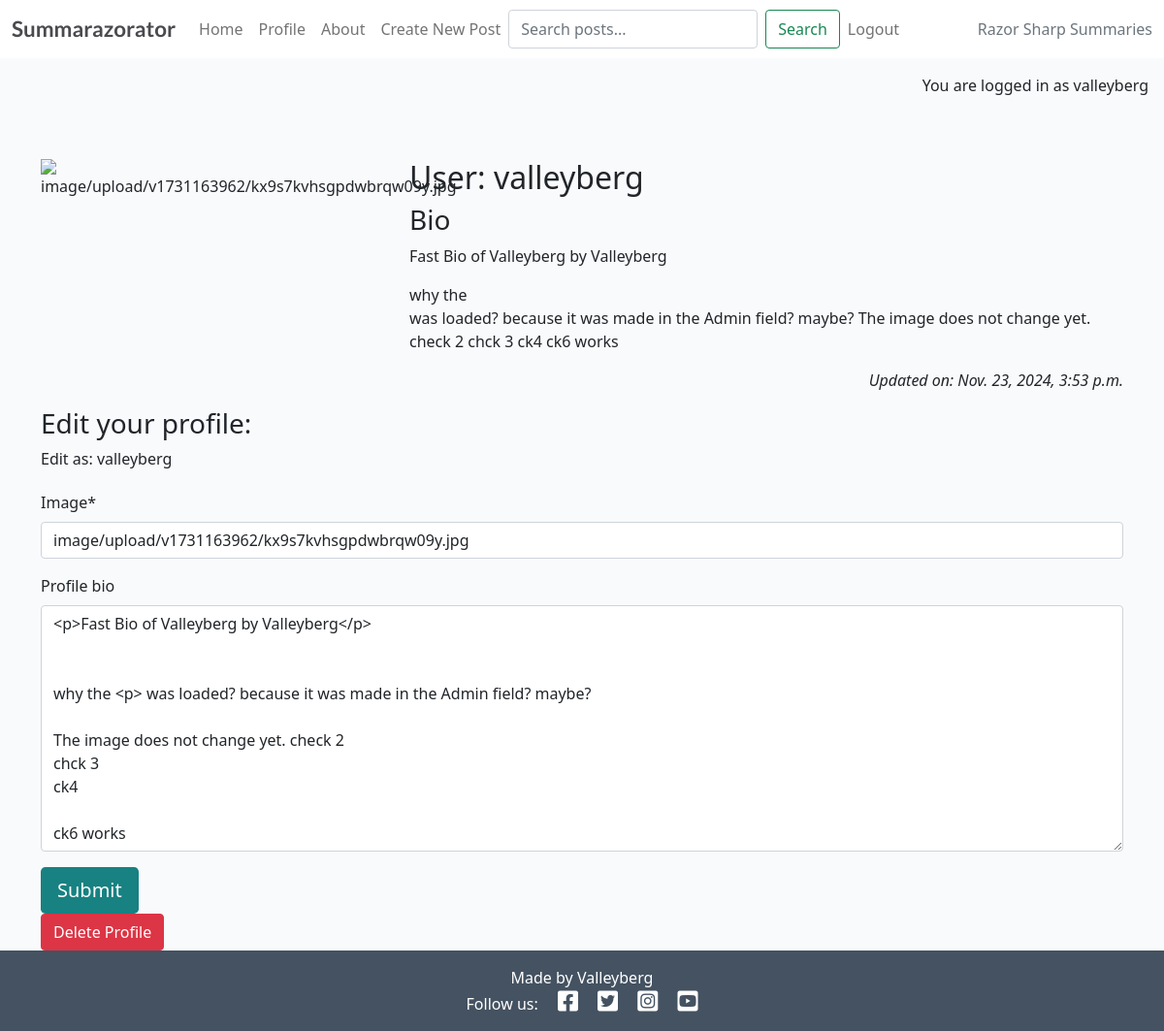
Page /profiler/edit/1/ (signed in) on the earlier database version.
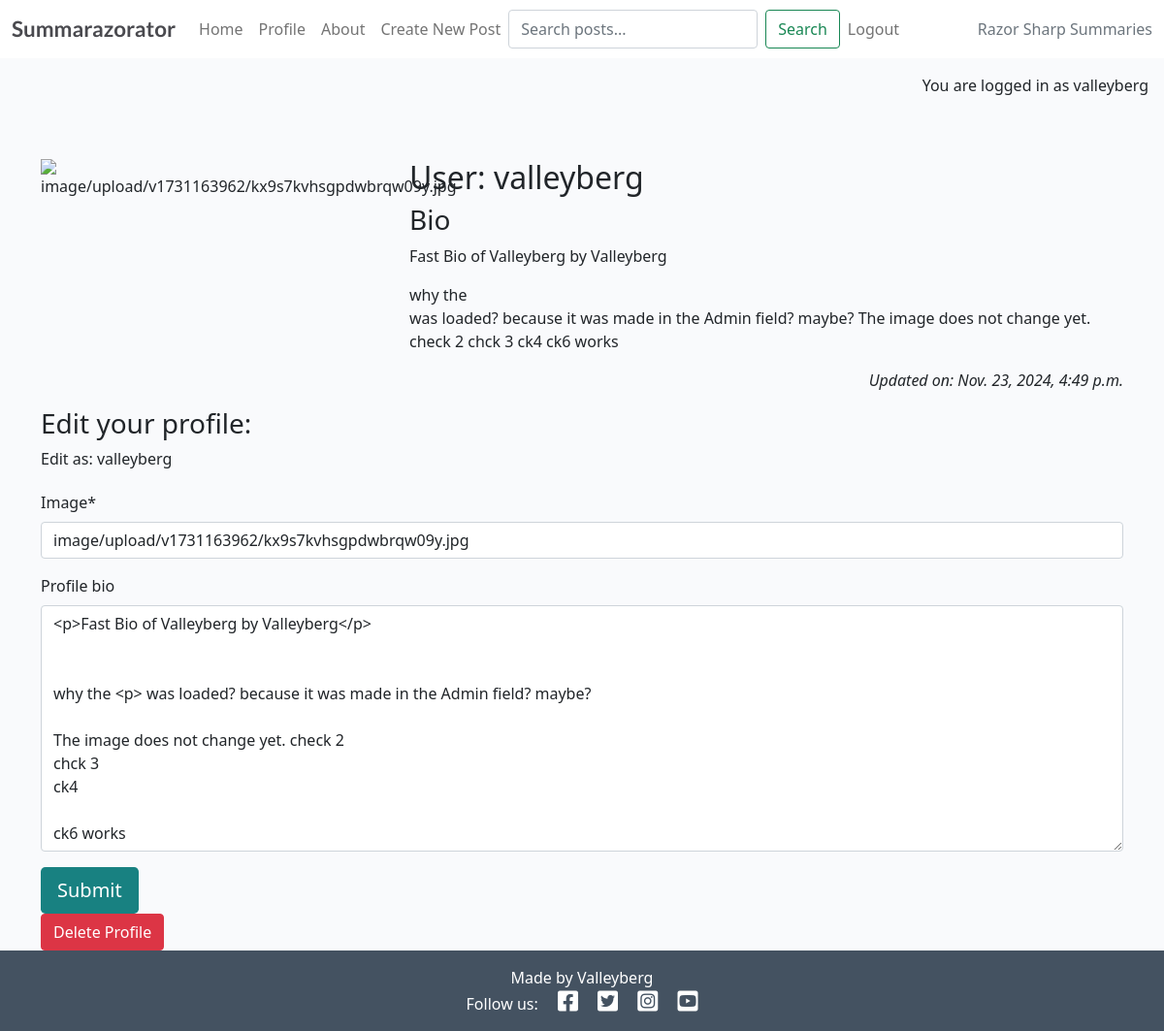
Same page on the later database version.
### profiler/models.py (models this page shows, shortened)
class Profiler(models.Model):
    profile_user = models.OneToOneField(
        User,
        on_delete=models.CASCADE,
        related_name="profiler"
    )
    profile_image = CloudinaryField(
        'image',
        default='placeholder'
    )
    profile_bio = models.TextField(
        blank=True,
        max_length=500
    )
    profile_created_on = models.DateTimeField(auto_now_add=True)
    profile_updated_on = models.DateTimeField(auto_now=True)
    profile_last_posts = models.ManyToManyField(
        Post,
        blank=True,
        related_name="profile_posts"
    )
    profile_last_comments = models.ManyToManyField(
        Comment,
        blank=True,
        related_name="profile_comments"
    )

### profiler/views.py (the view)
# urls.py: path('edit/<int:profiler_id>/', views.profiler_edit, name='profiler_edit'),
@login_required
def profiler_edit(request, profiler_id):
    profiler = get_object_or_404(
        Profiler,
        id=profiler_id,
        profile_user=request.user
    )
    if request.method == "POST":
        profiler_form = ProfilerForm(
            request.POST,
            request.FILES,
            instance=profiler
        )
        if profiler_form.is_valid():
            profiler_form.save()
            messages.success(request, 'Profile Updated!')
            return HttpResponseRedirect(reverse("profiler"))
        messages.error(request, 'Error updating profile!')
    else:
        profiler_form = ProfilerForm(instance=profiler)
    return render(
        request,
        "profiler/profiler_editor.html",
        {
            'profiler_form': profiler_form,
            'profiler': profiler
        },
    )

### profiler/forms.py
class ProfilerForm(forms.ModelForm):
    class Meta:
        model = Profiler
        fields = ('profile_image', 'profile_bio')

### profiler/templates/profiler/profiler_editor.html (shortened to what this page needs)
{% extends 'base.html' %}
{% block content %}
{% load static %}
{% load crispy_forms_tags %}
<div class="container mt-5">
    <div class="row">
        <div class="col-4 text-center">
            {% if profiler.profile_image %}
            <img src="{{ profiler.profile_image.url }}" class="scale" alt="{{ profiler.profile_image }}">
            {% else %}
            <img src="{% static 'images/nobody.jpg' %}" class="scale" alt="placeholder image">
            {% endif %}
        </div>
        <div class="col-8" id="profiler-data">
            <h2>User: {{ profiler.profile_user | safe }}</h2>
            <h3>Bio</h3>
            {{ profiler.profile_bio | safe }}
        </div>
    </div>
    <div class="row">
        <div class="col text-right">
            <p class="text-end"><em>Updated on: {{ profiler.profile_updated_on }}</em></p>
        </div>
    </div>
    {% if user.is_authenticated %}
    <h3>Edit your profile:</h3>
    <p>Edit as: {{ user.username }}</p>
    <form id="profilerForm" method="post" style="margin-top: 1.3em;" enctype="multipart/form-data">
        {{ profiler_form | crispy }}
        <button id="submitButton" type="submit" class="btn btn-signup btn-lg">Submit</button>
    </form>
    {% else %}
    <p>Log in to edit your profile.</p>
    {% endif %}
    {% if user == profiler.profile_user %}
    <a href="{% url 'profiler_delete' profiler.pk %}" class="btn btn-danger">Delete Profile</a>
    {% endif %}
</div>
{% endblock content %}

Differences in the rows shown:
changed Profiler "image/upload/v1731163962/kx9s7kvhsgpdwbrqw09y.jpg": profile_updated_on "Nov. 23, 2024, 3:53 p.m." → "Nov. 23, 2024, 4:49 p.m."
